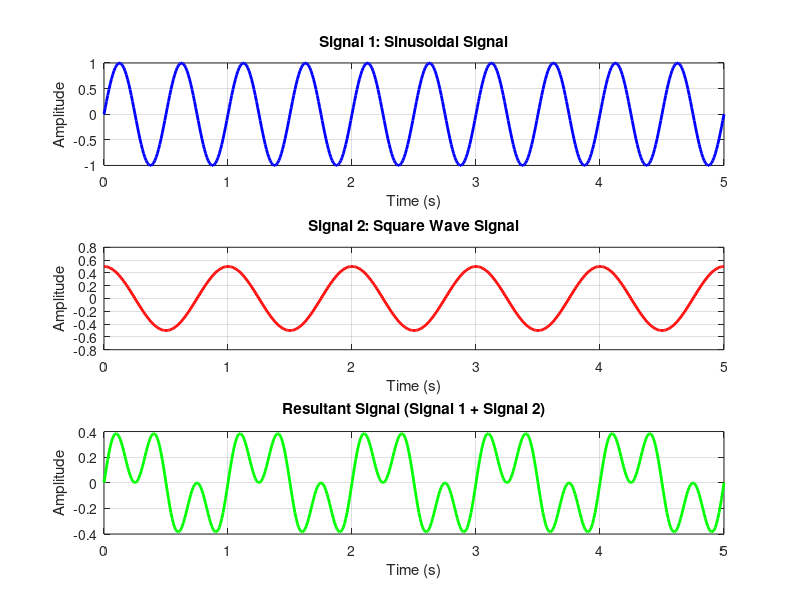

MATLAB code for this plot: (Note: this script raises an error after producing the figure.)
% Time vector
t = 0:0.01:5; % Time vector from 0 to 5 seconds with a step of 0.01 seconds

% Signal 1: A sinusoidal signal
A1 = 1; % Amplitude
f1 = 2; % Frequency in Hz
signal1 = A1 * sin(2*pi*f1*t);

% Signal 2: A square wave signal
A2 = 0.5; % Amplitude
f2 = 1; % Frequency in Hz
signal2 = A2 * cos(2*pi*f2*t);

% Add the two signals together
result_signal = signal1 .* signal2;

% Plot the original signals and the result
subplot(3, 1, 1);
plot(t, signal1, 'b', 'LineWidth', 2);
title('Signal 1: Sinusoidal Signal');
xlabel('Time (s)');
ylabel('Amplitude');
grid on;

subplot(3, 1, 2);
plot(t, signal2, 'r', 'LineWidth', 2);
title('Signal 2: Square Wave Signal');
xlabel('Time (s)');
ylabel('Amplitude');
grid on;

subplot(3, 1, 3);
plot(t, result_signal, 'g', 'LineWidth', 2);
title('Resultant Signal (Signal 1 + Signal 2)');
xlabel('Time (s)');
ylabel('Amplitude');
grid on;

sgtitle('Addition of Two Signals');

